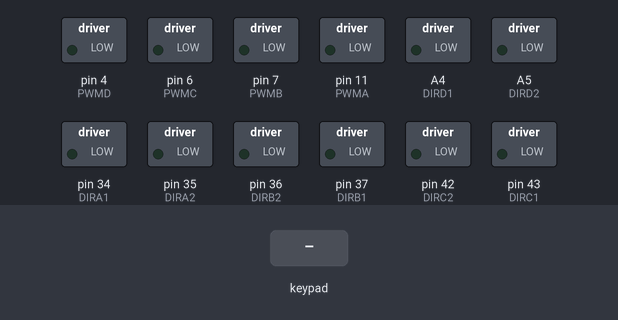
The sketch below on a simulated Arduino Leonardo, built for the host (arithmetic inside an expression is 32-bit, double 64-bit). On the bench: switched loads named in the sketch (green lamp = pin HIGH). Inputs (shaded band) come from the test bench. What the sketch prints to the serial monitor is not drawn.

Above: at 3.2 s.
3.3 s: key 'U' pressed
At 3.53 s:
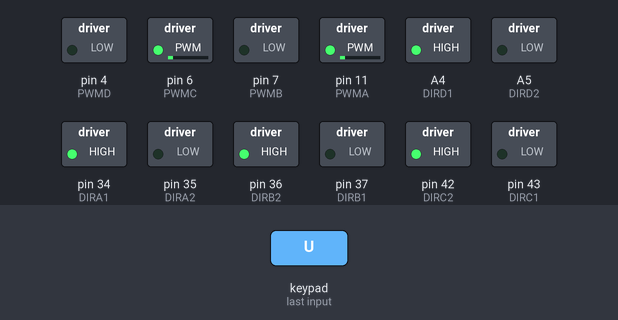
5.2 s: key 'D' pressed
At 5.44 s:
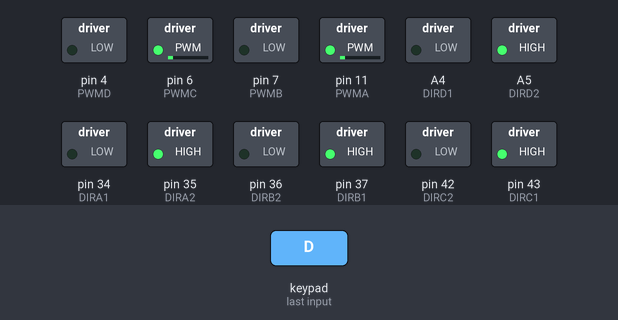
7.1 s: key 'L' pressed
At 7.35 s:
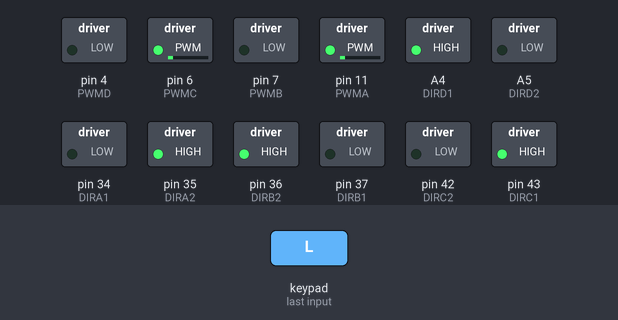
9.0 s: key 'R' pressed
At 9.26 s:
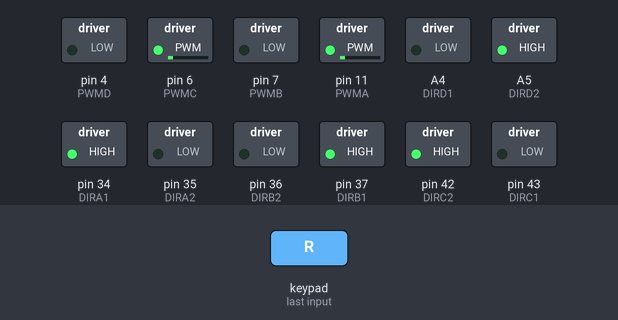
Timing chart, 0 to 11.9 s (numbered marks = the images above; inputs shaded):
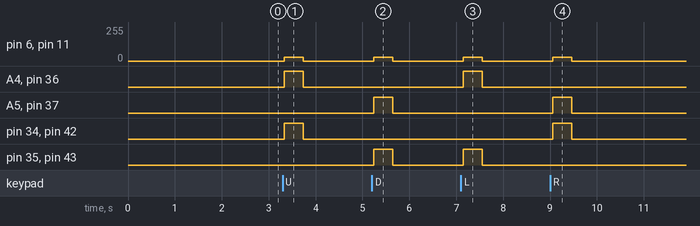

The sketch:

MecanumRobotPS2Control_CorrectedFreq.ino
```cpp
#include <PS2X_lib.h>  // PS2 Controller library

PS2X ps2x; // Create PS2 controller object

// Define PS2 pins
#define PS2_DAT 50
#define PS2_CMD 51
#define PS2_CLK 52
#define PS2_ATT 53

#define PWMA 11    // Front Left Motor Speed
#define DIRA1 34
#define DIRA2 35  // Front Left Motor Direction
#define PWMB 7    // Front Right Motor Speed
#define DIRB1 37
#define DIRB2 36  // Front Right Motor Direction
#define PWMC 6   // Rear Left Motor Speed
#define DIRC1 43
#define DIRC2 42  // Rear Left Motor Direction
#define PWMD 4    // Rear Right Motor Speed
#define DIRD1 A4
#define DIRD2 A5  // Rear Right Motor Direction

// Speed control (PWM range 0-255)
#define SPEED 30  // Slow speed

void setup() {
    Serial.begin(9600);
  // Set Timer2 (Pin 11) and Timer4 (Pins 6, 7) to ~31kHz for quieter operation
  TCCR2B = TCCR2B & 0b11111000 | 0x01;
  TCCR4B = TCCR4B & 0b11111000 | 0x01;
    delay(2000); // Allow PS2 controller to fully power up

    Serial.println("Attempting to connect to PS2 Controller...");

    int error = -1;

    // Try multiple times to connect
    for (int i = 0; i < 5; i++) {
        error = ps2x.config_gamepad(PS2_CLK, PS2_CMD, PS2_ATT, PS2_DAT, false, false); // Disable pressure & rumble
        if (error == 0) break; // Exit loop if connected
        Serial.println("Retrying...");
        delay(1000);  // Wait 1 second before retrying
    }

    if (error == 0) {
        Serial.println("✅ PS2 Controller Connected Successfully!");
    } else {
        Serial.println("❌ PS2 Controller Failed to Connect.");
        while(1); // Stop execution if no controller
    }


    pinMode(PWMA, OUTPUT);
    pinMode(DIRA1, OUTPUT);
    pinMode(DIRA2, OUTPUT);
    pinMode(PWMB, OUTPUT);
    pinMode(DIRB1, OUTPUT);
    pinMode(DIRB2, OUTPUT);
    pinMode(PWMC, OUTPUT);
    pinMode(DIRC1, OUTPUT);
    pinMode(DIRC2, OUTPUT);
    pinMode(PWMD, OUTPUT);
    pinMode(DIRD1, OUTPUT);
    pinMode(DIRD2, OUTPUT);

    stopMotors(); // Ensure motors are stopped initially
}

void loop() {
    ps2x.read_gamepad(false, false); // Read PS2 data

    if (ps2x.Button(PSB_PAD_UP)) {
        Serial.println("Moving Forward");
        moveRight();
    } else if (ps2x.Button(PSB_PAD_DOWN)) {
        Serial.println("Moving Backward");
        moveLeft();
    } else if (ps2x.Button(PSB_PAD_LEFT)) {
        Serial.println("Moving Left");
        moveBackward();
    } else if (ps2x.Button(PSB_PAD_RIGHT)) {
        Serial.println("Moving Right");
        moveForward();
    } else if (ps2x.Button(PSB_L1)) {
        Serial.println("Rotating Clockwise");
        rotateCounterclockwise();
    } else if (ps2x.Button(PSB_R1)) {
        Serial.println("Rotating Counterclockwise");
        rotateClockwise();
    } else {
        stopMotors();
    }

    delay(100);
}


void stopMotors() {
    analogWrite(PWMA, 0);
    analogWrite(PWMB, 0);
    analogWrite(PWMC, 0);
    analogWrite(PWMD, 0);
    digitalWrite(DIRA1, LOW);
    digitalWrite(DIRA2, LOW);
    digitalWrite(DIRB1, LOW);
    digitalWrite(DIRB2, LOW);
    digitalWrite(DIRC1, LOW);
    digitalWrite(DIRC2, LOW);
    digitalWrite(DIRD1, LOW);
    digitalWrite(DIRD2, LOW);
}

void rotationRight() {
    digitalWrite(DIRA1, LOW); digitalWrite(DIRA2, HIGH);
    digitalWrite(DIRB1, HIGH); digitalWrite(DIRB2, LOW);
    digitalWrite(DIRC1, LOW); digitalWrite(DIRC2, HIGH);
    digitalWrite(DIRD1, HIGH); digitalWrite(DIRD2, LOW);
    analogWrite(PWMA, SPEED);
    analogWrite(PWMB, SPEED);
    analogWrite(PWMC, SPEED);
    analogWrite(PWMD, SPEED);
}


void rotationLeft() {
    digitalWrite(DIRA1, HIGH); digitalWrite(DIRA2, LOW);
    digitalWrite(DIRB1, LOW); digitalWrite(DIRB2, HIGH);
    digitalWrite(DIRC1, HIGH); digitalWrite(DIRC2, LOW);
    digitalWrite(DIRD1, LOW); digitalWrite(DIRD2, HIGH);
    analogWrite(PWMA, SPEED);
    analogWrite(PWMB, SPEED);
    analogWrite(PWMC, SPEED);
    analogWrite(PWMD, SPEED);
}


// Function to move left
void moveRight() {
    digitalWrite(DIRA1, HIGH); digitalWrite(DIRA2, LOW);  // Front Left moves backward
    digitalWrite(DIRB1, LOW); digitalWrite(DIRB2, HIGH);  // Front Right moves forward
    digitalWrite(DIRC1, LOW); digitalWrite(DIRC2, HIGH);  // Rear Left moves forward
    digitalWrite(DIRD1, HIGH); digitalWrite(DIRD2, LOW);  // Rear Right moves backward
    analogWrite(PWMA, SPEED);
    analogWrite(PWMB, SPEED);
    analogWrite(PWMC, SPEED);
    analogWrite(PWMD, SPEED);
}

// Function to move right (Strafing Right) - FIXED
void moveForward() {
    digitalWrite(DIRA1, HIGH); digitalWrite(DIRA2, LOW);  // Front Left moves forward
    digitalWrite(DIRB1, HIGH); digitalWrite(DIRB2, LOW);  // Front Right moves backward
    digitalWrite(DIRC1, LOW); digitalWrite(DIRC2, HIGH);  // Rear Left moves backward
    digitalWrite(DIRD1, LOW); digitalWrite(DIRD2, HIGH);  // Rear Right moves forward
    analogWrite(PWMA, SPEED);
    analogWrite(PWMB, SPEED);
    analogWrite(PWMC, SPEED);
    analogWrite(PWMD, SPEED);
}


// Function to move left
void moveBackward() {
    digitalWrite(DIRA1, LOW); digitalWrite(DIRA2, HIGH);  // Front Left moves backward
    digitalWrite(DIRB1, LOW); digitalWrite(DIRB2, HIGH);  // Front Right moves forward
    digitalWrite(DIRC1, HIGH); digitalWrite(DIRC2, LOW);  // Rear Left moves forward
    digitalWrite(DIRD1, HIGH); digitalWrite(DIRD2, LOW);  // Rear Right moves backward
    analogWrite(PWMA, SPEED);
    analogWrite(PWMB, SPEED);
    analogWrite(PWMC, SPEED);
    analogWrite(PWMD, SPEED);
}

// Function to move right (Strafing Right) - FIXED
void moveLeft() {
    digitalWrite(DIRA1, LOW); digitalWrite(DIRA2, HIGH);  // Front Left moves forward
    digitalWrite(DIRB1, HIGH); digitalWrite(DIRB2, LOW);  // Front Right moves backward
    digitalWrite(DIRC1, HIGH); digitalWrite(DIRC2, LOW);  // Rear Left moves backward
    digitalWrite(DIRD1, LOW); digitalWrite(DIRD2, HIGH);  // Rear Right moves forward
    analogWrite(PWMA, SPEED);
    analogWrite(PWMB, SPEED);
    analogWrite(PWMC, SPEED);
    analogWrite(PWMD, SPEED);
}


void rotateClockwise() {
    digitalWrite(DIRA1, HIGH); digitalWrite(DIRA2, LOW);
    digitalWrite(DIRB1, HIGH); digitalWrite(DIRB2, LOW);
    digitalWrite(DIRC1, HIGH); digitalWrite(DIRC2, LOW);
    digitalWrite(DIRD1, HIGH); digitalWrite(DIRD2, LOW);
    analogWrite(PWMA, SPEED);
    analogWrite(PWMB, SPEED);
    analogWrite(PWMC, SPEED);
    analogWrite(PWMD, SPEED);
}


void rotateCounterclockwise() {
    digitalWrite(DIRA1, LOW); digitalWrite(DIRA2, HIGH);
    digitalWrite(DIRB1, LOW); digitalWrite(DIRB2, HIGH);
    digitalWrite(DIRC1, LOW); digitalWrite(DIRC2, HIGH);
    digitalWrite(DIRD1, LOW); digitalWrite(DIRD2, HIGH);
    analogWrite(PWMA, SPEED);
    analogWrite(PWMB, SPEED);
    analogWrite(PWMC, SPEED);
    analogWrite(PWMD, SPEED);
}
```

Measured:
- after the input at 3.3 s, pin 6 (PWMC), pin 11 (PWMA): 0/255 → 30/255 at once, → 0/255 0.40 s later; A4 (DIRD1), pin 34 (DIRA1), pin 36 (DIRB2), pin 42 (DIRC2): LOW → HIGH at once, → LOW 0.40 s later
- after the input at 5.2 s, pin 6 (PWMC), pin 11 (PWMA): 0/255 → 30/255 at once, → 0/255 0.40 s later; A5 (DIRD2), pin 35 (DIRA2), pin 37 (DIRB1), pin 43 (DIRC1): LOW → HIGH at once, → LOW 0.40 s later
- after the input at 7.1 s, pin 6 (PWMC), pin 11 (PWMA): 0/255 → 30/255 after 0.05 s, → 0/255 0.40 s later; A4 (DIRD1), pin 35 (DIRA2), pin 36 (DIRB2), pin 43 (DIRC1): LOW → HIGH after 0.05 s, → LOW 0.40 s later
- after the input at 9.0 s, pin 6 (PWMC), pin 11 (PWMA): 0/255 → 30/255 after 0.06 s, → 0/255 0.40 s later; A5 (DIRD2), pin 34 (DIRA1), pin 37 (DIRB1), pin 42 (DIRC2): LOW → HIGH after 0.06 s, → LOW 0.40 s later
